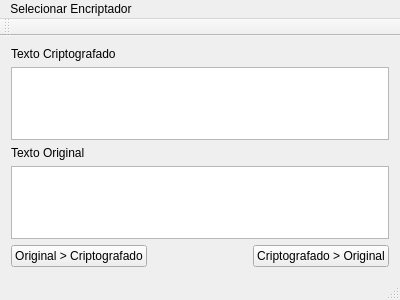
<?xml version="1.0" encoding="UTF-8"?>
<ui version="4.0">
 <class>MainWindow</class>
 <widget class="QMainWindow" name="MainWindow">
  <property name="geometry">
   <rect>
    <x>0</x>
    <y>0</y>
    <width>400</width>
    <height>300</height>
   </rect>
  </property>
  <property name="windowTitle">
   <string>MainWindow</string>
  </property>
  <widget class="QWidget" name="centralWidget">
   <layout class="QGridLayout" name="gridLayout">
    <item row="1" column="0">
     <layout class="QVBoxLayout" name="verticalLayout">
      <property name="sizeConstraint">
       <enum>QLayout::SetDefaultConstraint</enum>
      </property>
      <item>
       <widget class="QLabel" name="label">
        <property name="text">
         <string>Texto Criptografado</string>
        </property>
       </widget>
      </item>
      <item>
       <widget class="QPlainTextEdit" name="CryptoTextEdit"/>
      </item>
      <item>
       <widget class="QLabel" name="label_2">
        <property name="text">
         <string>Texto Original</string>
        </property>
       </widget>
      </item>
      <item>
       <widget class="QPlainTextEdit" name="OriginalTextEdit"/>
      </item>
      <item>
       <layout class="QHBoxLayout" name="horizontalLayout">
        <item>
         <widget class="QPushButton" name="OriginalToCryptoBtn">
          <property name="text">
           <string>Original &gt; Criptografado</string>
          </property>
         </widget>
        </item>
        <item>
         <spacer name="horizontalSpacer">
          <property name="orientation">
           <enum>Qt::Horizontal</enum>
          </property>
          <property name="sizeHint" stdset="0">
           <size>
            <width>40</width>
            <height>20</height>
           </size>
          </property>
         </spacer>
        </item>
        <item>
         <widget class="QPushButton" name="CryptoToOriginalBtn">
          <property name="text">
           <string>Criptografado &gt; Original</string>
          </property>
         </widget>
        </item>
       </layout>
      </item>
     </layout>
    </item>
   </layout>
  </widget>
  <widget class="QMenuBar" name="menuBar">
   <property name="geometry">
    <rect>
     <x>0</x>
     <y>0</y>
     <width>400</width>
     <height>21</height>
    </rect>
   </property>
   <widget class="QMenu" name="menuSelecionar_Encriptador">
    <property name="title">
     <string>Selecionar Encriptador</string>
    </property>
    <addaction name="actionCaesar_Shift"/>
    <addaction name="actionCrazy_Caesar"/>
   </widget>
   <addaction name="menuSelecionar_Encriptador"/>
  </widget>
  <widget class="QToolBar" name="mainToolBar">
   <attribute name="toolBarArea">
    <enum>TopToolBarArea</enum>
   </attribute>
   <attribute name="toolBarBreak">
    <bool>false</bool>
   </attribute>
  </widget>
  <widget class="QStatusBar" name="statusBar"/>
  <action name="actionCaesar_Shift">
   <property name="text">
    <string>Caesar Shift</string>
   </property>
  </action>
  <action name="actionCrazy_Caesar">
   <property name="text">
    <string>Crazy Caesar</string>
   </property>
  </action>
 </widget>
 <layoutdefault spacing="6" margin="11"/>
 <resources/>
 <connections/>
</ui>
